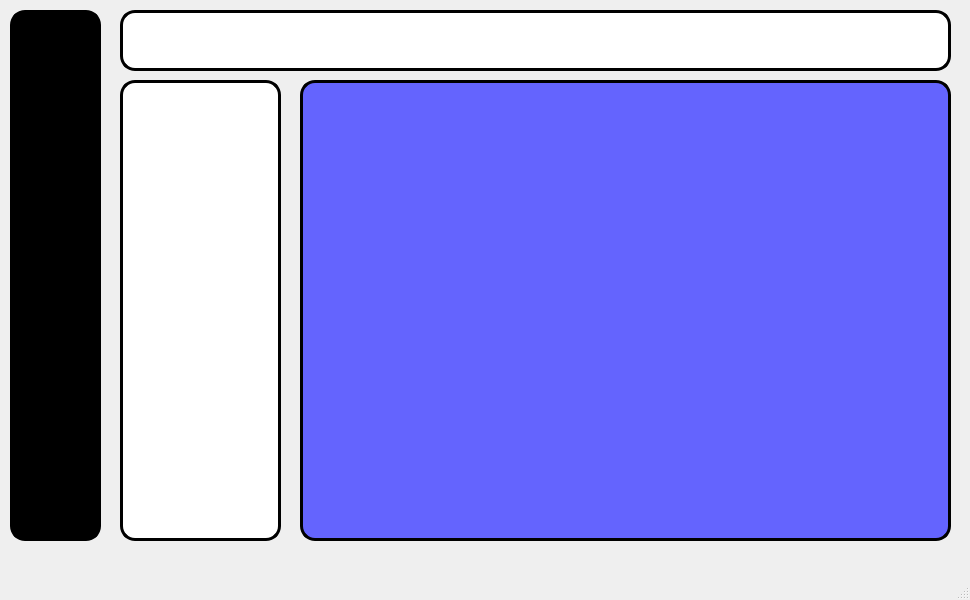
<?xml version="1.0" encoding="UTF-8"?>
<ui version="4.0">
 <class>MainWindow</class>
 <widget class="QMainWindow" name="MainWindow">
  <property name="geometry">
   <rect>
    <x>0</x>
    <y>0</y>
    <width>970</width>
    <height>600</height>
   </rect>
  </property>
  <property name="minimumSize">
   <size>
    <width>970</width>
    <height>600</height>
   </size>
  </property>
  <property name="maximumSize">
   <size>
    <width>970</width>
    <height>600</height>
   </size>
  </property>
  <property name="windowTitle">
   <string>MainWindow</string>
  </property>
  <property name="styleSheet">
   <string notr="true"/>
  </property>
  <property name="tabShape">
   <enum>QTabWidget::Triangular</enum>
  </property>
  <widget class="QWidget" name="centralwidget">
   <widget class="QWidget" name="widget" native="true">
    <property name="geometry">
     <rect>
      <x>10</x>
      <y>10</y>
      <width>91</width>
      <height>531</height>
     </rect>
    </property>
    <property name="styleSheet">
     <string notr="true">QWidget{
	
	
	
	background-color: rgb(0, 0, 0);
	border-radius: 15px;
	border: 3px solid;
}

</string>
    </property>
    <widget class="QLabel" name="label">
     <property name="geometry">
      <rect>
       <x>20</x>
       <y>10</y>
       <width>51</width>
       <height>51</height>
      </rect>
     </property>
     <property name="text">
      <string/>
     </property>
     <property name="pixmap">
      <pixmap resource="resources.qrc">:/icons/Sophia(1).png</pixmap>
     </property>
     <property name="scaledContents">
      <bool>true</bool>
     </property>
    </widget>
    <widget class="QWidget" name="layoutWidget">
     <property name="geometry">
      <rect>
       <x>10</x>
       <y>90</y>
       <width>71</width>
       <height>371</height>
      </rect>
     </property>
     <layout class="QVBoxLayout" name="verticalLayout">
      <item>
       <widget class="QPushButton" name="btn_home">
        <property name="cursor">
         <cursorShape>PointingHandCursor</cursorShape>
        </property>
        <property name="text">
         <string/>
        </property>
        <property name="icon">
         <iconset resource="resources.qrc">
          <normaloff>:/icons/anasayfa.png</normaloff>:/icons/anasayfa.png</iconset>
        </property>
        <property name="iconSize">
         <size>
          <width>30</width>
          <height>30</height>
         </size>
        </property>
       </widget>
      </item>
      <item>
       <widget class="QPushButton" name="btn_ogr">
        <property name="cursor">
         <cursorShape>PointingHandCursor</cursorShape>
        </property>
        <property name="text">
         <string/>
        </property>
        <property name="icon">
         <iconset resource="resources.qrc">
          <normaloff>:/icons/ogrenci.png</normaloff>:/icons/ogrenci.png</iconset>
        </property>
        <property name="iconSize">
         <size>
          <width>30</width>
          <height>30</height>
         </size>
        </property>
       </widget>
      </item>
      <item>
       <widget class="QPushButton" name="btn_ders">
        <property name="cursor">
         <cursorShape>PointingHandCursor</cursorShape>
        </property>
        <property name="text">
         <string/>
        </property>
        <property name="icon">
         <iconset resource="resources.qrc">
          <normaloff>:/icons/ders.png</normaloff>:/icons/ders.png</iconset>
        </property>
        <property name="iconSize">
         <size>
          <width>30</width>
          <height>30</height>
         </size>
        </property>
       </widget>
      </item>
      <item>
       <widget class="QPushButton" name="btn_snf">
        <property name="cursor">
         <cursorShape>PointingHandCursor</cursorShape>
        </property>
        <property name="text">
         <string/>
        </property>
        <property name="icon">
         <iconset resource="resources.qrc">
          <normaloff>:/icons/sınıf.png</normaloff>:/icons/sınıf.png</iconset>
        </property>
        <property name="iconSize">
         <size>
          <width>30</width>
          <height>30</height>
         </size>
        </property>
       </widget>
      </item>
      <item>
       <widget class="QPushButton" name="dsadsada">
        <property name="cursor">
         <cursorShape>PointingHandCursor</cursorShape>
        </property>
        <property name="text">
         <string/>
        </property>
        <property name="icon">
         <iconset resource="resources.qrc">
          <normaloff>:/icons/muhasebe.png</normaloff>:/icons/muhasebe.png</iconset>
        </property>
        <property name="iconSize">
         <size>
          <width>30</width>
          <height>30</height>
         </size>
        </property>
       </widget>
      </item>
     </layout>
    </widget>
    <zorder>layoutWidget</zorder>
    <zorder>label</zorder>
   </widget>
   <widget class="QWidget" name="widget_2" native="true">
    <property name="geometry">
     <rect>
      <x>300</x>
      <y>80</y>
      <width>651</width>
      <height>461</height>
     </rect>
    </property>
    <property name="styleSheet">
     <string notr="true">
background-color: rgb(100, 100, 254);

border-radius: 15px;
border: 3px solid black;
</string>
    </property>
   </widget>
   <widget class="QWidget" name="widget_3" native="true">
    <property name="geometry">
     <rect>
      <x>120</x>
      <y>10</y>
      <width>831</width>
      <height>61</height>
     </rect>
    </property>
    <property name="styleSheet">
     <string notr="true">border-radius: 15px;
border: 3px solid black;
background-color: rgb(255, 255, 255);</string>
    </property>
   </widget>
   <widget class="QWidget" name="widget_4" native="true">
    <property name="geometry">
     <rect>
      <x>120</x>
      <y>80</y>
      <width>161</width>
      <height>461</height>
     </rect>
    </property>
    <property name="styleSheet">
     <string notr="true">border-radius: 15px;
border: 3px solid black;
background-color: rgb(255, 255, 255);</string>
    </property>
   </widget>
  </widget>
  <widget class="QMenuBar" name="menubar">
   <property name="geometry">
    <rect>
     <x>0</x>
     <y>0</y>
     <width>970</width>
     <height>21</height>
    </rect>
   </property>
  </widget>
  <widget class="QStatusBar" name="statusbar"/>
 </widget>
 <resources>
  <include location="resources.qrc"/>
 </resources>
 <connections/>
</ui>
